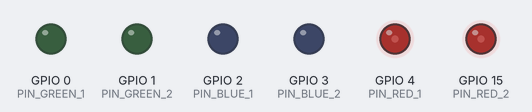
Bench run of a sketch on a simulated ESP8266 (NodeMCU). On the bench: output pins drawn as LEDs (lit = HIGH). WiFi joins after 1.5 s; servers stay silent unless stated; what the sketch prints to the serial monitor is not drawn.

Above: at 0.1 s.
At 0.7 s:
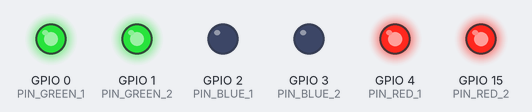
At 1.6 s:
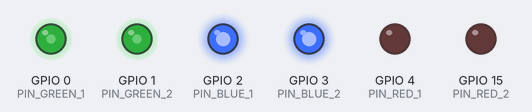
At 3.1 s:
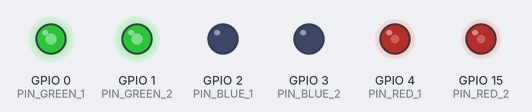
At 4.6 s:
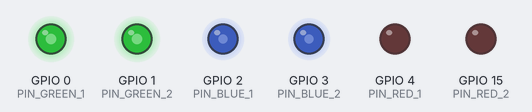
At 6.3 s:
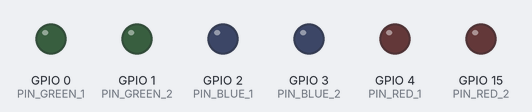
Timing chart, 0 to 7.8 s (numbered marks = the images above):
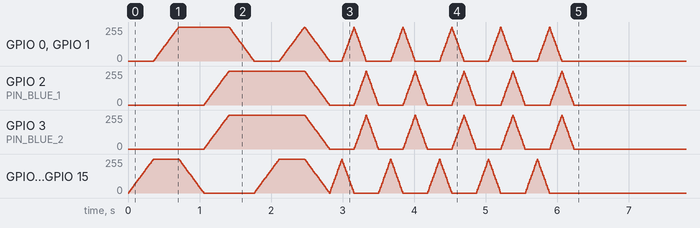

The sketch:

skull_effect_loop.ino
```cpp
#include <ESP8266WiFi.h>
#include <ESP8266HTTPClient.h>
#include <WiFiClientSecureBearSSL.h>
#include "WiFiManager.h"
#include <WiFiClient.h>

#define PIN_RED_1    4 // D2
#define PIN_GREEN_1  0 // D3
#define PIN_BLUE_1   2 // D4

#define PIN_RED_2    15 // D8
#define PIN_GREEN_2  1  // TX
#define PIN_BLUE_2   3  // RX

#define FADE_TIME_MS 350

// Define some colors as arrays of R, G, B values
#define RED {255, 0, 0}
#define GREEN {0, 255, 0}
#define BLUE {0, 0, 255}
#define YELLOW {255, 255, 0}
#define CYAN {0, 255, 255}
#define MAGENTA {255, 0, 255}
#define WHITE {255, 255, 255}
#define BLACK {0, 0, 0}

#define HOT_SPOT_NAME "SkullEffect WifiManager"

int black[] = BLACK;
int red[] = RED;
int yellow[] = YELLOW;
int green[] = GREEN;
int cyan[] = CYAN;
int blue[] = BLUE;
int magenta[] = MAGENTA;
int white[] = WHITE;

// Define a variable to store the current color
int current_color[3] = BLACK;

byte should_run_effect = 0;

// should be replaced
const String wait_for_event_url = "URL";

// Current time
unsigned long currentTime = millis();
// Previous time
unsigned long lastTime = 0;

unsigned long timerDelay = 15000; // minimum delay between two calls to the api while not receivng events

// Define a function to set the color of the RGB LED
void setColor(int color[3]) {
  // Set the PWM duty cycle for each pin
  analogWrite(PIN_RED_1, color[0]);
  analogWrite(PIN_RED_2, color[0]);
  analogWrite(PIN_GREEN_1, color[1]);
  analogWrite(PIN_GREEN_2, color[1]);
  analogWrite(PIN_BLUE_1, color[2]);
  analogWrite(PIN_BLUE_2, color[2]);

  // Update the current color variable
  current_color[0] = color[0];
  current_color[1] = color[1];
  current_color[2] = color[2];
}

// Define a function to fade from one color to another in a given time
void fadeColor(int from_color[3], int to_color[3], int time) {
  // Calculate the difference between the colors
  int delta_red = to_color[0] - from_color[0];
  int delta_green = to_color[1] - from_color[1];
  int delta_blue = to_color[2] - from_color[2];

  // Calculate the number of steps to fade
  int steps = time / 10; // Assume each step is 10 ms

  // Calculate the increment for each color per step
  float increment_red = (float)delta_red / steps;
  float increment_green = (float)delta_green / steps;
  float increment_blue = (float)delta_blue / steps;

  // Loop through the steps
  for (int i = 0; i < steps; i++) {
    // Calculate the intermediate color
    int intermediate_red = from_color[0] + (int)(increment_red * i);
    int intermediate_green = from_color[1] + (int)(increment_green * i);
    int intermediate_blue = from_color[2] + (int)(increment_blue * i);

    // Set the intermediate color
    int intermediate_color[3] = {intermediate_red, intermediate_green, intermediate_blue};
    setColor(intermediate_color);

    // Wait for 10 ms
    delay(10);
  }

  // Set the final color
  setColor(to_color);
}

void skull_eyes_effect_loop_bing_gpt() {
   Serial.println("skull_eyes_effect_loop_bing_gpt called");

   fadeColor(black, red, FADE_TIME_MS);
   fadeColor(red, yellow, FADE_TIME_MS);
   fadeColor(yellow, green, FADE_TIME_MS);
   fadeColor(green, cyan, FADE_TIME_MS);
   fadeColor(cyan, blue, FADE_TIME_MS);
   fadeColor(blue, magenta, FADE_TIME_MS);
   fadeColor(magenta, white, FADE_TIME_MS);
   fadeColor(white, black, FADE_TIME_MS);

   for (int i=0; i<5; i+=1){
    fadeColor(black, red, FADE_TIME_MS/2);
    fadeColor(red, green, FADE_TIME_MS/2);
    fadeColor(green, blue, FADE_TIME_MS/2);
    fadeColor(blue, black, FADE_TIME_MS/2);
   }
}

void pause(unsigned long pause_time) {
  setColor(black);
  delay(pause_time);
}

void configModeCallback (WiFiManager *myWiFiManager) {
  Serial.println("Entered config mode");
  Serial.println(WiFi.softAPIP());
  //if you used auto generated SSID, print it
  Serial.println(myWiFiManager->getConfigPortalSSID());
}

void setup() {
  Serial.begin(115200);
  pinMode(PIN_RED_1,   OUTPUT);
  pinMode(PIN_RED_1,   OUTPUT);
  pinMode(PIN_GREEN_1, OUTPUT);
  pinMode(PIN_GREEN_2, OUTPUT);
  pinMode(PIN_BLUE_1,  OUTPUT);
  pinMode(PIN_BLUE_2,  OUTPUT);
  skull_eyes_effect_loop_bing_gpt();

  WiFiManager wifiManager;
  wifiManager.setAPCallback(configModeCallback);

  if(!wifiManager.autoConnect(HOT_SPOT_NAME)) {
    Serial.println("failed to connect and hit timeout");
    //reset and try again, or maybe put it to deep sleep
    ESP.reset();
    delay(1000);
  }

  //if you get here you have connected to the WiFi
  Serial.println(F("WIFIManager connected!"));

  while (WiFi.status() != WL_CONNECTED) {
    delay(500);
    Serial.print(".");
  }

  // Print local IP address and start web server
  Serial.println("");
  Serial.println("WiFi connected.");
  Serial.println("IP address: ");
  Serial.println(WiFi.localIP());
}

void wait_for_event_loop(){
  if ((millis() - lastTime) > timerDelay) {
    //Check WiFi connection status
    if(WiFi.status()== WL_CONNECTED)
    {
    std::unique_ptr<BearSSL::WiFiClientSecure>client(new BearSSL::WiFiClientSecure);
    client->setInsecure();

    //create an HTTPClient instance
    HTTPClient https;

      // Your Domain name with URL path or IP address with path
      https.begin(*client, wait_for_event_url.c_str());
      https.setTimeout(20000);

      // Send HTTP GET request
      lastTime = millis();
      int httpResponseCode = https.GET();

      if (httpResponseCode>0) {
        Serial.print("HTTP Response code: ");
        Serial.println(httpResponseCode);
        String payload = https.getString();
        should_run_effect = (payload.indexOf("true") >= 15);
      }
      else {
        Serial.print("Error code: ");
        Serial.println(httpResponseCode);
      }
      // Free resources
      https.end();
    }
    else {
      Serial.println("WiFi Disconnected");
    }

  if (should_run_effect)
    {
     should_run_effect = 0;
     skull_eyes_effect_loop_bing_gpt();
     pause(1);
     lastTime -= timerDelay;
    }
  }
}

void loop(){
  wait_for_event_loop();
}
```
